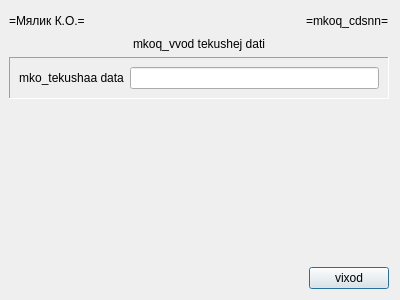
<?xml version="1.0" encoding="UTF-8"?>
<ui version="4.0">
 <class>mkoq_cdstt</class>
 <widget class="QDialog" name="mkoq_cdstt">
  <property name="windowModality">
   <enum>Qt::ApplicationModal</enum>
  </property>
  <property name="geometry">
   <rect>
    <x>0</x>
    <y>0</y>
    <width>400</width>
    <height>300</height>
   </rect>
  </property>
  <property name="windowTitle">
   <string>mkoq_cdstt</string>
  </property>
  <layout class="QVBoxLayout" name="verticalLayout">
   <property name="leftMargin">
    <number>9</number>
   </property>
   <item>
    <layout class="QHBoxLayout" name="horizontalLayout">
     <item>
      <widget class="QLabel" name="mkoq_cdstt_xxsma_l">
       <property name="text">
        <string>=Мялик К.О.=</string>
       </property>
      </widget>
     </item>
     <item>
      <spacer name="horizontalSpacer">
       <property name="orientation">
        <enum>Qt::Horizontal</enum>
       </property>
       <property name="sizeHint" stdset="0">
        <size>
         <width>40</width>
         <height>20</height>
        </size>
       </property>
      </spacer>
     </item>
     <item>
      <widget class="QLabel" name="mkoq_cdstt_xxprg_l">
       <property name="text">
        <string>=mkoq_cdsnn=</string>
       </property>
      </widget>
     </item>
    </layout>
   </item>
   <item>
    <widget class="QLabel" name="mkoq_cdstt_xxtitle_l">
     <property name="text">
      <string>mkoq_vvod tekushej dati</string>
     </property>
     <property name="alignment">
      <set>Qt::AlignCenter</set>
     </property>
    </widget>
   </item>
   <item>
    <widget class="QFrame" name="mkoq_cdstt_1_b">
     <property name="frameShape">
      <enum>QFrame::Panel</enum>
     </property>
     <property name="frameShadow">
      <enum>QFrame::Sunken</enum>
     </property>
     <property name="lineWidth">
      <number>1</number>
     </property>
     <property name="midLineWidth">
      <number>1</number>
     </property>
     <layout class="QFormLayout" name="formLayout">
      <item row="0" column="0">
       <widget class="QLabel" name="mkoq_cdstt_datat_l">
        <property name="text">
         <string>mko_tekushaa data</string>
        </property>
        <property name="alignment">
         <set>Qt::AlignCenter</set>
        </property>
       </widget>
      </item>
      <item row="0" column="1">
       <widget class="QLineEdit" name="mkoq_cdstt_datat_e"/>
      </item>
     </layout>
    </widget>
   </item>
   <item>
    <spacer name="verticalSpacer_2">
     <property name="orientation">
      <enum>Qt::Vertical</enum>
     </property>
     <property name="sizeHint" stdset="0">
      <size>
       <width>20</width>
       <height>155</height>
      </size>
     </property>
    </spacer>
   </item>
   <item>
    <layout class="QHBoxLayout" name="horizontalLayout_2">
     <item>
      <spacer name="horizontalSpacer_2">
       <property name="orientation">
        <enum>Qt::Horizontal</enum>
       </property>
       <property name="sizeHint" stdset="0">
        <size>
         <width>40</width>
         <height>20</height>
        </size>
       </property>
      </spacer>
     </item>
     <item>
      <widget class="QPushButton" name="mkoq_cdstt_exit_c">
       <property name="text">
        <string>vixod</string>
       </property>
      </widget>
     </item>
    </layout>
   </item>
  </layout>
 </widget>
 <resources/>
 <connections/>
</ui>
